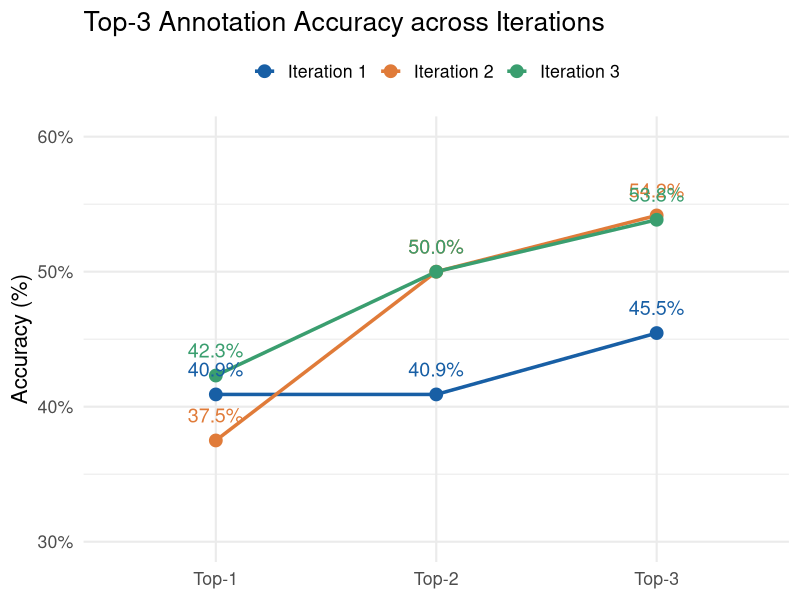

Source code (R):
library(ggplot2)
library(tidyr)
library(dplyr)

df <- data.frame(
  iteration = c("Iteration 1", "Iteration 2", "Iteration 3"),
  Top1      = c(9/22, 9/24, 11/26) * 100,
  Top2      = c((9+0)/22, (9+3)/24, (11+2)/26) * 100,
  Top3      = c((9+0+1)/22, (9+3+1)/24, (11+2+1)/26) * 100
)

df_long <- df %>%
  pivot_longer(cols = c(Top1, Top2, Top3),
               names_to = "metric", values_to = "acc") %>%
  mutate(metric = factor(metric, levels = c("Top1", "Top2", "Top3")))

p <- 
ggplot(df_long, aes(x = metric, y = acc, color = iteration, group = iteration)) +
  geom_line(linewidth = 1.2) +
  geom_point(size = 4) +
  geom_text(aes(label = sprintf("%.1f%%", acc)),
            vjust = -1.2, size = 5, show.legend = FALSE) +
  scale_x_discrete(labels = c("Top-1", "Top-2", "Top-3")) +
  scale_y_continuous(limits = c(30, 60), labels = function(x) paste0(x, "%")) +
  scale_color_manual(values = c("Iteration 1" = "#185fa5",
                                "Iteration 2" = "#e07b39",
                                "Iteration 3" = "#3a9e6f")) +
  labs(x = NULL, y = "Accuracy (%)", color = NULL,
       title = "Top-3 Annotation Accuracy across Iterations") +
  theme_minimal(base_size = 16) +
  theme(legend.position = "top")

ggsave("3_data_analysis/5_MTBLS749/top_k_accuracy.pdf", plot = p, width = 8, height = 6)
